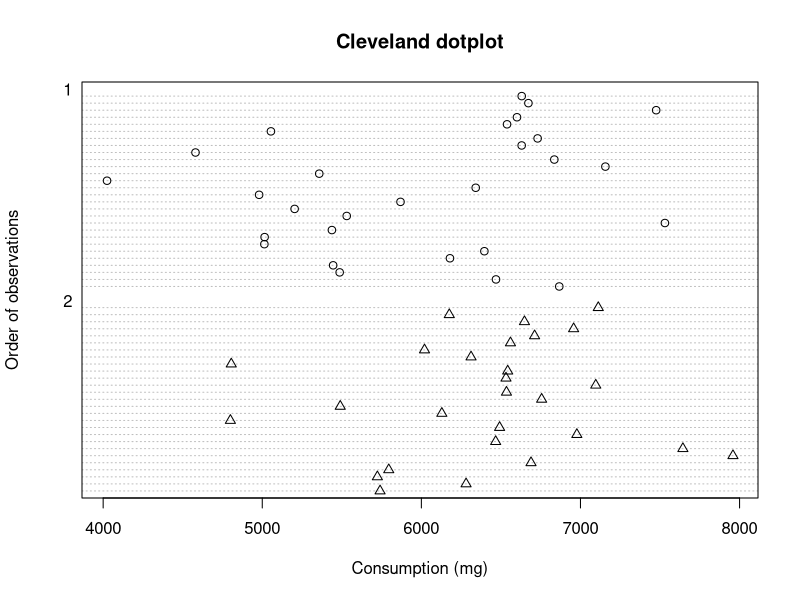
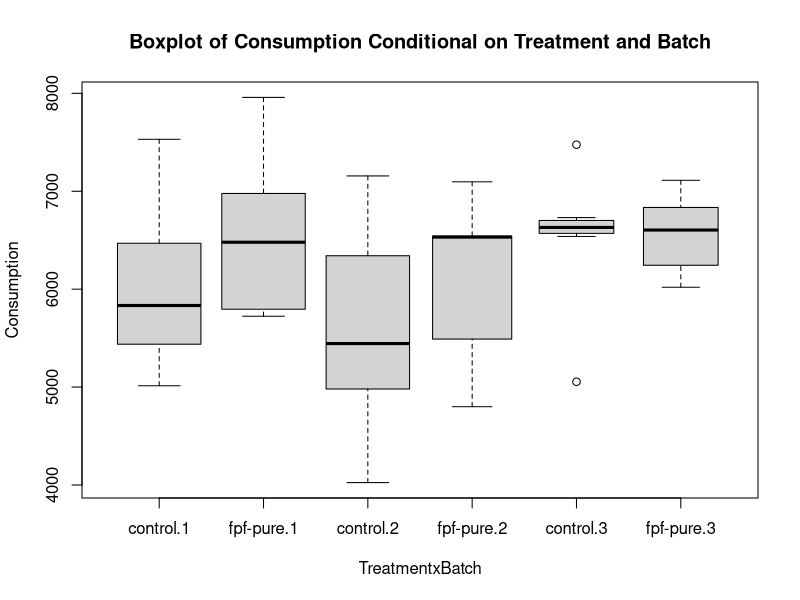
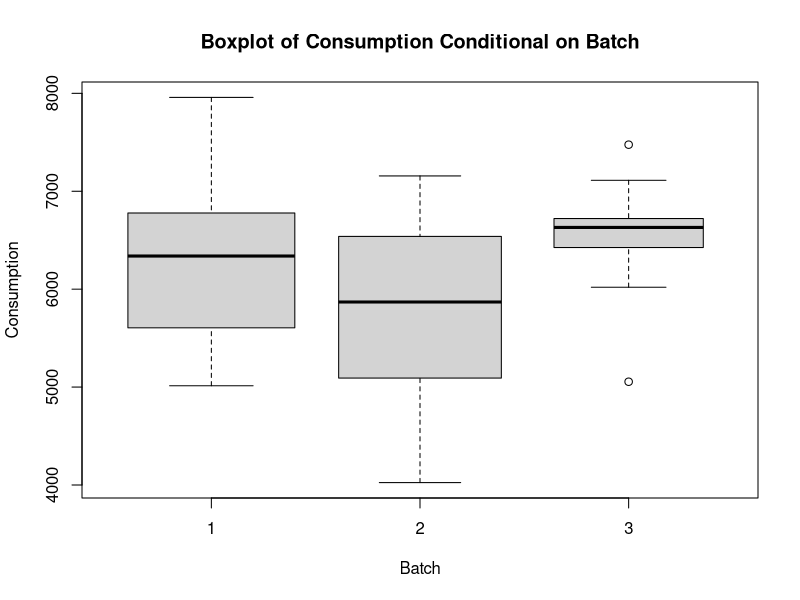
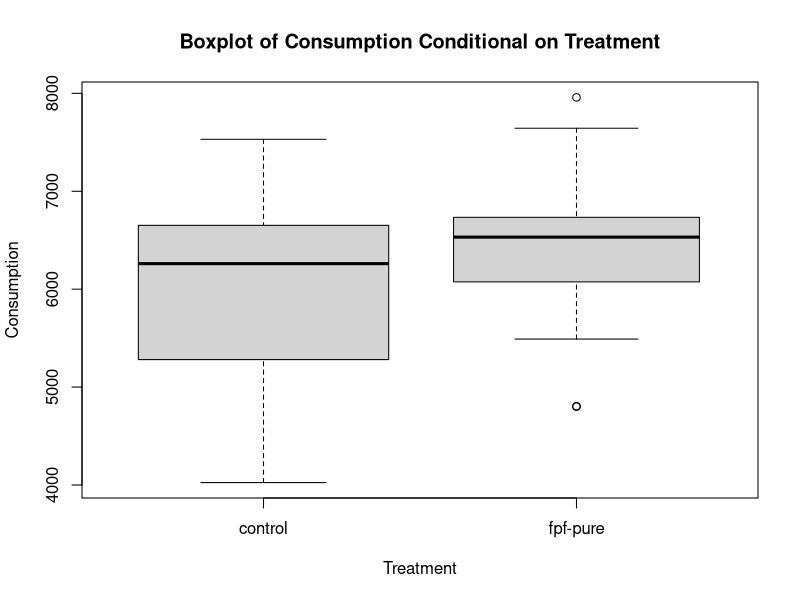
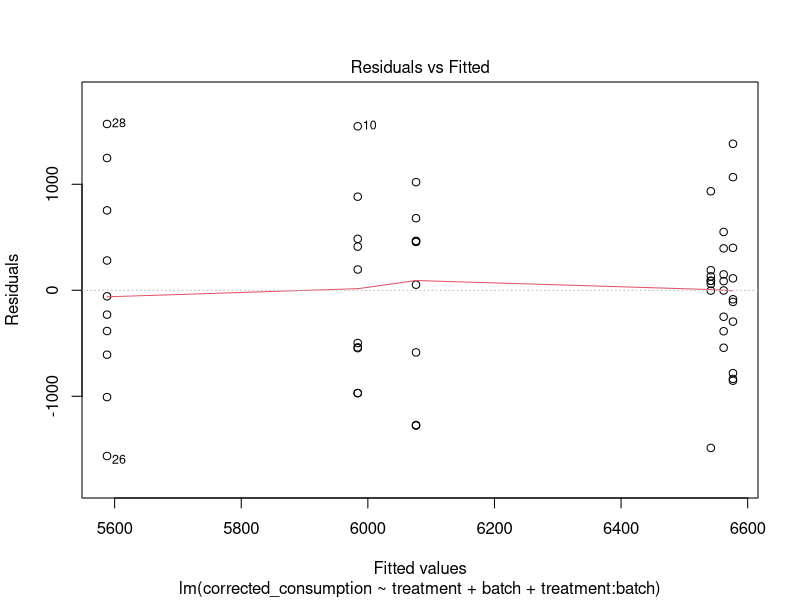
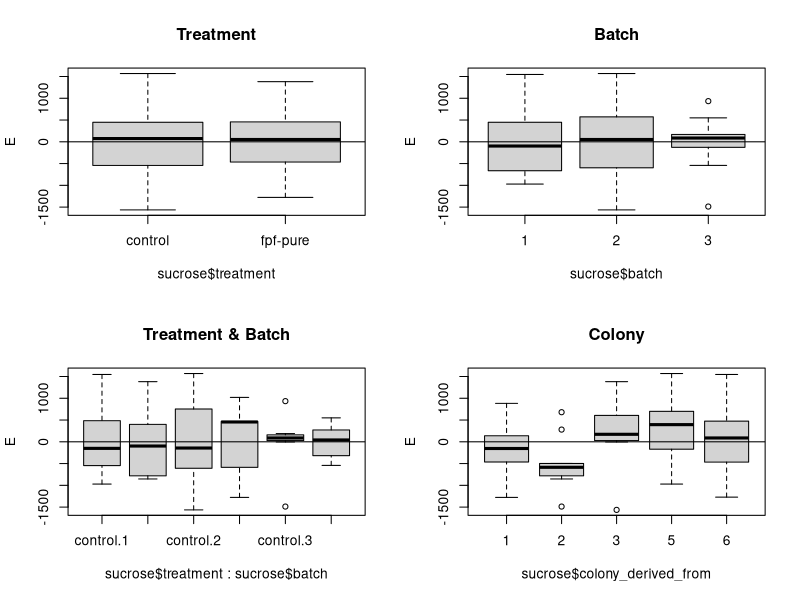
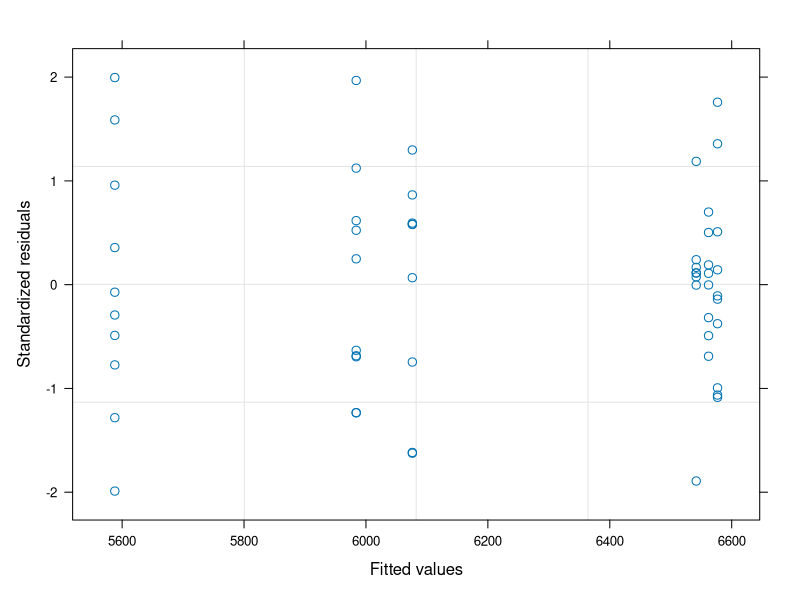
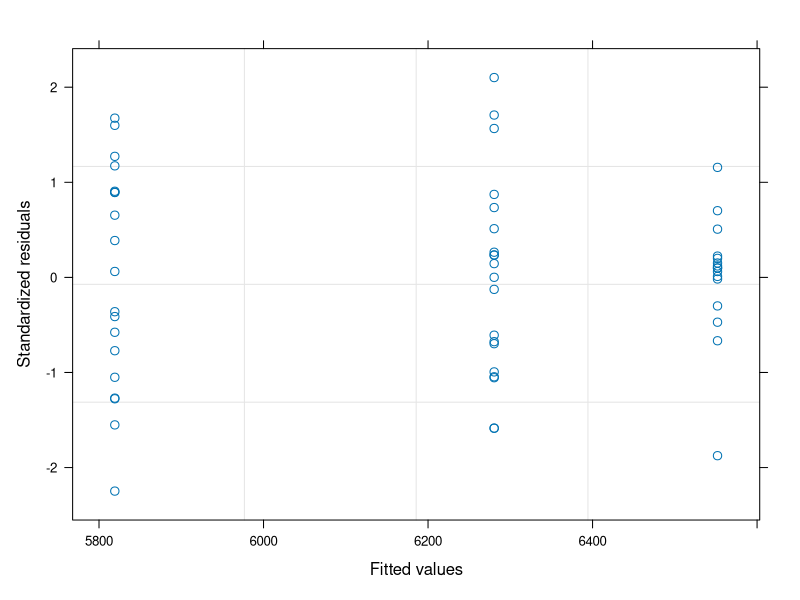

Generate these figures, in order, with R:
## ---- chunk 1
knitr::opts_chunk$set(echo = FALSE, message = FALSE, warning = FALSE)
## ---- chunk 2
sucrose <- read.csv("output/sucrose_consumption_corrected_long.csv")
pollen <- read.csv("output/pollen_consumption_corrected_long.csv")
## ---- chunk 3
library(tidyverse)

# x1000 for mg
sucrose$corrected_consumption <- sucrose$corrected_consumption * 1000
## ---- chunk 4
worker_number <- read.csv("input/number_of_workers_each_day.csv")

# convert into long format
day <- c("1", "2", "4", "6", "8", "10")

worker_long <- tibble()

for (i in 1:length(day)) {
  
  worker_temp <- worker_number [, c(1:5, 5+i)]
  
  worker_temp$day <- day [i]
  
  colnames(worker_temp) [6] <- "worker_number"
  
  worker_long <- rbind(worker_long, worker_temp)
  
}

# create microcolony_day variable for worker_long and sucrose
worker_long$mc_day <- paste0(worker_long$microcolony.number, "_", worker_long$day)

sucrose$mc_day <- paste0(sucrose$microcolony_number, "_", sucrose$day)

# associate the worker number with the sucrose dataframe. below says for each row of sucrose df
# scan each row of the worker_long df. if there is a match between the mc_day unique identifier
# then put the worker number value for that row of worker_long into the matched row of sucrose df
sucrose$worker_number <- 0

for (i in 1:nrow(sucrose)) {
  
  for (k in 1:nrow(worker_long)) {
    
      if (sucrose$mc_day [i] == worker_long$mc_day [k]) {sucrose$worker_number [i] <- worker_long$worker_number [k]}
    
  }
}

# remove mc_day from sucrose
sucrose <- sucrose [,-7]

# divide corrected consumption values by number of bees present
sucrose$corrected_consumption <- sucrose$corrected_consumption / sucrose$worker_number
## ---- chunk 5
# sum consumption by MC
tot_con <- tibble()

microcolony_numbers <- unique(sucrose$microcolony_number)

for (i in 1:length(microcolony_numbers)) {
  
  if (length(sucrose$corrected_consumption [sucrose$microcolony_number == microcolony_numbers [i]]) == 6) {

  filtered_con <- cbind(sum(sucrose$corrected_consumption [sucrose$microcolony_number == microcolony_numbers [i]]), microcolony_numbers [i])
  
  tot_con <- rbind(tot_con, filtered_con)
  
  }

}

# re-associate these MC values with colony, batch etc information
batch_col_info <- unique(sucrose [, c(1,2,3,4)])

batch_col_info$corrected_consumption <- 0 

for (i in 1:nrow(tot_con)) {
  
  for (k in 1:nrow(batch_col_info)) {
    
    if (tot_con [i, 2] == batch_col_info [k, 1]) {
      
      batch_col_info$corrected_consumption [k] <- tot_con [i, 1] 
      
    }
    
  }
  
}

# remove 0s (these had spills) and rename data
sucrose <- batch_col_info

sucrose <- sucrose [sucrose$corrected_consumption > 0, ]

## ---- chunk 6
# sort out the variable classes
sucrose$microcolony_number <- as.factor(sucrose$microcolony_number)
sucrose$batch <- as.factor(sucrose$batch)
sucrose$colony_derived_from <- as.factor(sucrose$colony_derived_from)
sucrose$treatment <- as.factor(sucrose$treatment)
## ---- chunk 7
# Cleveland Dot Plot. First make column with 1 and 2 that correspond to Treatment levels

sucrose$clevelandcode <- factor(
ifelse(sucrose$treatment == "control",
1,
2))

sucrose$clevelandcode <- as.numeric(sucrose$clevelandcode)

dotchart(sucrose$corrected_consumption,
         groups = factor(sucrose$clevelandcode),
         ylab = "Order of observations",
         xlab = "Consumption (mg)", main = "Cleveland dotplot", pch = sucrose$clevelandcode)

boxplot(corrected_consumption ~ treatment * batch,
        varwidth = TRUE, xlab = "TreatmentxBatch",
        main = "Boxplot of Consumption Conditional on Treatment and Batch", 
        ylab = "Consumption", data = sucrose)

boxplot(corrected_consumption ~ batch,
        varwidth = TRUE, xlab = "Batch",
        main = "Boxplot of Consumption Conditional on Batch", 
        ylab = "Consumption", data = sucrose)

boxplot(corrected_consumption ~ treatment,
        varwidth = TRUE, xlab = "Treatment",
        main = "Boxplot of Consumption Conditional on Treatment", 
        ylab = "Consumption", data = sucrose)
## ---- chunk 8
# beyond optimal model.

# biologically this is my beyond optimal model.

M.lm <- lm(corrected_consumption ~ treatment + batch + treatment:batch, data = sucrose)

summary(M.lm)

# use the residuals from this beyond optimal model
plot(M.lm, which = c (1))
## ---- chunk 9
library(nlme)

M1.gls <- gls(corrected_consumption ~ treatment + batch + treatment:batch, data = sucrose, method = "REML")

E <- resid(M1.gls)

op <- par(mfrow = c(2, 2))

boxplot(E ~ sucrose$treatment, main = "Treatment")
abline(0, 0)

boxplot(E ~ sucrose$batch, main = "Batch")
abline(0, 0)

boxplot(E ~ sucrose$treatment * sucrose$batch, main = "Treatment & Batch")
abline(0, 0)

boxplot(E ~ sucrose$colony_derived_from, main = "Colony")
abline(0, 0)

par(op)

plot(M1.gls, which = c (1))
## ---- chunk 10
# random intercept?
M1.lme <- lme(corrected_consumption ~ treatment + batch + treatment:batch, data = sucrose, 
              random = ~1 | colony_derived_from, method = "REML")

AIC(M1.gls, M1.lme)

anova(M1.gls, M1.lme)

library(lmtest)
lrtest(M1.gls, M1.lme)

# What about the variance structure?
M1a.gls <- gls(corrected_consumption ~ treatment + batch + treatment:batch,
               data = sucrose,
               method = "REML",
               weights = varIdent(form =~ 1 | treatment*batch))

M1b.gls <- gls(corrected_consumption ~ treatment + batch + treatment:batch,
               data = sucrose,
               method = "REML",
               weights = varIdent(form =~ 1 | batch))

M1c.gls <- gls(corrected_consumption ~ treatment + batch + treatment:batch,
               data = sucrose,
               method = "REML",
               weights = varIdent(form =~ 1 | treatment))

AIC(M1.gls, M1a.gls, M1b.gls, M1c.gls)

anova(M1.gls, M1b.gls)

# no varIdent structure is a significant improvement
## ---- chunk 11
M1.gls <- gls(corrected_consumption ~ treatment + batch + treatment:batch, data = sucrose, method = "ML")

# what does AIC say?
library(MASS)
stepAIC(M1.gls)
## ---- chunk 12
# manual 

# round 1
M1.gls.a <- update(M1.gls, .~. - treatment:batch)

anova(M1.gls, M1.gls.a)

# round 2 
M1.gls.b <- update(M1.gls.a, .~. - treatment)
M1.gls.c <- update(M1.gls.a, .~. - batch)

anova(M1.gls.a, M1.gls.b)
anova(M1.gls.a, M1.gls.c)

# round 3
M1.gls.d <- update(M1.gls.b, .~. - batch)

anova(M1.gls.b, M1.gls.d)
## ---- chunk 13
# refit with REML
M1.gls.b <- update(M1.gls.b, method = "REML")

summary(M1.gls.b)
## ---- chunk 14
# extract residuals
E <- resid(M1.gls.b, type = "pearson")

# residuals vs fitted
plot(M1.gls.b, which = c (1))

op <- par(mfrow = c(2, 2))

boxplot(E ~ sucrose$treatment, main = "Treatment")
abline(0, 0)

boxplot(E ~ sucrose$batch, main = "Batch")
abline(0, 0)

boxplot(E ~ sucrose$treatment * sucrose$batch, main = "Treatment & Batch")
abline(0, 0)

boxplot(E ~ sucrose$colony_derived_from, main = "Colony")
abline(0, 0)

par(op)
## ---- chunk 15
# variance structures
M2a.lme <- lme(corrected_consumption ~ batch,
               data = sucrose,
               random =~1 | colony_derived_from, method = "REML",
               weights = varIdent(form =~ 1 | batch*treatment))

# extract residuals
E <- resid(M2a.lme, type = "normalized")

# residuals vs fitted
plot(M2a.lme, which = c (1))

op <- par(mfrow = c(2, 2))

boxplot(E ~ sucrose$treatment, main = "Treatment")
abline(0, 0)

boxplot(E ~ sucrose$batch, main = "Batch")
abline(0, 0)

boxplot(E ~ sucrose$treatment * sucrose$batch, main = "Treatment & Batch")
abline(0, 0)

boxplot(E ~ sucrose$colony_derived_from, main = "Colony")
abline(0, 0)

par(op)
## ---- chunk 16
# manual 
M3a.lme <- lme(corrected_consumption ~ batch + treatment + treatment:batch,
               data = sucrose,
               random =~1 | colony_derived_from, method = "ML",
               weights = varIdent(form =~ 1 | batch*treatment))

# round 1
M3a.lme.a <- update(M3a.lme, .~. - treatment:batch)

anova(M3a.lme, M3a.lme.a)

# round 2 
M3a.lme.b <- update(M3a.lme.a, .~. - treatment)
M3a.lme.c <- update(M3a.lme.a, .~. - batch)

anova(M3a.lme.a, M3a.lme.b)
anova(M3a.lme.a, M3a.lme.c)

# round 3
M3a.lme.d <- update(M3a.lme.b, .~. - batch)

anova(M3a.lme.b, M3a.lme.d)
## ---- chunk 17
# intercept only
M3a.lme.d <- update(M3a.lme.d, method = "REML")

# extract residuals
E <- resid(M3a.lme.d, type = "normalized")

# residuals vs fitted
plot(M3a.lme.d, which = c (1))

op <- par(mfrow = c(2, 2))

boxplot(E ~ sucrose$treatment, main = "Treatment")
abline(0, 0)

boxplot(E ~ sucrose$batch, main = "Batch")
abline(0, 0)

boxplot(E ~ sucrose$treatment * sucrose$batch, main = "Treatment & Batch")
abline(0, 0)

boxplot(E ~ sucrose$colony_derived_from, main = "Colony")
abline(0, 0)

par(op)

# compare to 
M2a.lme <- lme(corrected_consumption ~ batch,
               data = sucrose,
               random =~1 | colony_derived_from, method = "REML",
               weights = varIdent(form =~ 1 | batch*treatment))

# extract residuals
E <- resid(M2a.lme, type = "normalized")

# residuals vs fitted
plot(M2a.lme, which = c (1))

op <- par(mfrow = c(2, 2))

boxplot(E ~ sucrose$treatment, main = "Treatment")
abline(0, 0)

boxplot(E ~ sucrose$batch, main = "Batch")
abline(0, 0)

boxplot(E ~ sucrose$treatment * sucrose$batch, main = "Treatment & Batch")
abline(0, 0)

boxplot(E ~ sucrose$colony_derived_from, main = "Colony")
abline(0, 0)

par(op)
## ---- chunk 18
summary(M2a.lme)
## ---- chunk 19
# batch 1
sucrose$batch <- relevel(sucrose$batch, "1")

M2a.lme <- lme(corrected_consumption ~ batch,
               data = sucrose,
               random =~1 | colony_derived_from, method = "REML",
               weights = varIdent(form =~ 1 | batch*treatment))

b1_ci <- intervals(M2a.lme)

# batch 2
sucrose$batch <- relevel(sucrose$batch, "2")

M2a.lme <- lme(corrected_consumption ~ batch,
               data = sucrose,
               random =~1 | colony_derived_from, method = "REML",
               weights = varIdent(form =~ 1 | batch*treatment))

b2_ci <- intervals(M2a.lme)

# batch 3
sucrose$batch <- relevel(sucrose$batch, "3")

M2a.lme <- lme(corrected_consumption ~ batch,
               data = sucrose,
               random =~1 | colony_derived_from, method = "REML",
               weights = varIdent(form =~ 1 | batch*treatment))

b3_ci <- intervals(M2a.lme)
## ---- chunk 20
# assemble dataframe
row1 <- c(Batch="1", Prediction = b1_ci [[1]][4], ci_l = b1_ci [[1]][1], ci_h = b1_ci [[1]][7])
row2 <- c(Batch="2", Prediction = b2_ci [[1]][4], ci_l = b2_ci [[1]][1], ci_h = b2_ci [[1]][7])
row3 <- c(Batch="3", Prediction = b3_ci [[1]][4], ci_l = b3_ci [[1]][1], ci_h = b3_ci [[1]][7])

predictions <- as.data.frame(rbind(row1, row2, row3))

predictions$Prediction <- as.numeric(as.character(predictions$Prediction))
predictions$ci_l <- as.numeric(as.character(predictions$ci_l))
predictions$ci_h <- as.numeric(as.character(predictions$ci_h))
## ---- chunk 21
# ggplot
p1 <- ggplot(data = predictions, aes(x = Batch, y = Prediction, colour = as.factor(Batch))) + 
  
  geom_point(position = position_dodge(width = 0.75), size = 3) +
  
  geom_errorbar(aes(x = Batch,
                    ymin = ci_l,
                    ymax = ci_h,
                    colour = as.factor(Batch)),
                position = position_dodge(width = 0.75),
                width = 0.05, 
                size = 0.8) +
  
  geom_point(data = sucrose,
             aes(x = batch,
                 y = corrected_consumption,
                 colour = as.factor(batch)),
             alpha = 0.4,
             position  = position_jitterdodge(),
             show.legend = FALSE) +
  
  theme_bw() +

  labs(y = "Average Sucrose Consumption/Bee/Microcolony", colour = "Batch") +
    
  # theme(axis.text.x = element_text(angle = 90, vjust = 0.5, hjust=1)) +
    
  ggtitle("Average Sucrose Consumption") +
    
  theme(plot.title = element_text(hjust = 0.5), axis.title.x = element_blank()) +
  
  scale_color_manual(values = c("#88CCEE", "#CC6677", "#DDCC77")) 

p1
## ---- chunk 22
# batch 1
sucrose$batch <- relevel(sucrose$batch, "1")

M2a.lme <- lme(corrected_consumption ~ batch,
               data = sucrose,
               random =~1 | colony_derived_from, method = "REML",
               weights = varIdent(form =~ 1 | batch*treatment))

summary(M2a.lme)
## ---- chunk 23
p <- ggplot(sucrose, aes(x=treatment, y=corrected_consumption, color = treatment)) + 
  
  geom_boxplot(outlier.shape=8) +

  geom_point(data = sucrose,
             aes(x = treatment,
                 y = corrected_consumption,
                 colour = as.factor(treatment)),
             alpha = 0.4,
             position  = position_jitterdodge(),
             show.legend = FALSE) +
  
  theme_bw() +
  
  scale_color_manual(values = c("#117733", "#332288")) +
  
  labs(y = "Total Sucrose Processed/Bee (mg)", colour = "Treatment") +
  
  ggtitle("Sucrose Consumption") +
  
  theme(plot.title = element_text(hjust = 0.5), axis.title.x = element_blank()) +
  
  theme(plot.title = element_text(hjust = 0.5, size = 24, face = "bold"),
        axis.title.x = element_blank(),
        axis.title.y = element_text(size=14, face = "bold"),
        legend.position = "none", 
        axis.text.x = element_text(size=18, color = "black"),
        axis.text.y = element_text(color = "black"),
        panel.grid = element_blank()) +
  
  annotate(geom = "text", x = 2.35, y = 4100, label = "bolditalic('p')~bold('= 0.0585')", fontface = 2, size = 6, parse = TRUE)

p
## ---- chunk 24
cairo_pdf(file = "./output/sucrose_consumption_batch.pdf",   # The directory you want to save the file in
  width = 8, # The width of the plot in inches
  height = 6) # The height of the plot in inches

p1

 dev.off()
 
 cairo_pdf(file = "./output/sucrose_consumption_treatment.pdf",   # The directory you want to save the file in
  width = 8, # The width of the plot in inches
  height = 6) # The height of the plot in inches

p

 dev.off()
